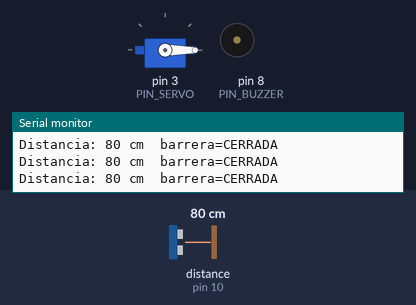
This sketch was run on a simulated Arduino Uno, built with avr-gcc and run on an emulated ATmega328P. Parts: servo, buzzer (waves = sounding), the last lines printed to the serial monitor. Wiring (inferred from the names in the program): ultrasonic range finder: trigger pin 9; echo pin 10. Inputs (shaded band) come from the test bench; at power-on: distance to the obstacle (sensor on pin 10) 80 cm. The echo pulse lasts 58.3 µs per cm.

Above: at 1.2 s.
1.3 s: distance to the obstacle (sensor on pin 10) set to 18 cm
2.8 s: distance to the obstacle (sensor on pin 10) set to 14 cm
At 3.7 s:
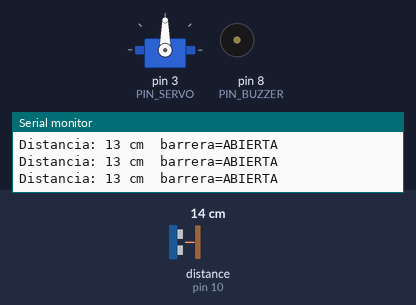
4.4 s: distance to the obstacle (sensor on pin 10) set to 19 cm
5.9 s: distance to the obstacle (sensor on pin 10) set to 24 cm
At 5.97 s:
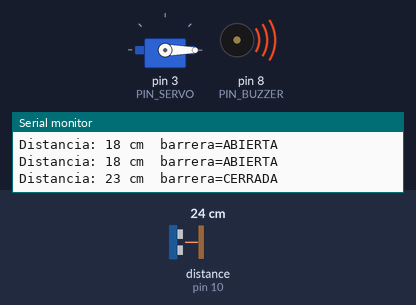
7.5 s: distance to the obstacle (sensor on pin 10) set to 2 cm
At 7.57 s:
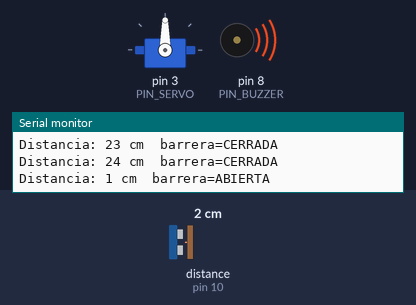
9.1 s: distance to the obstacle (sensor on pin 10) set to 35 cm
At 9.8 s:
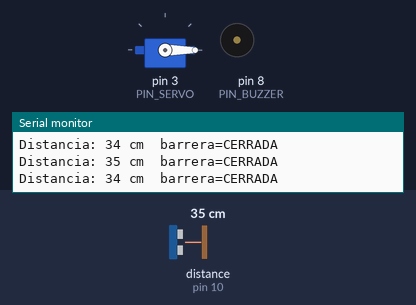
Timing chart, 0 to 11.7 s (numbered marks = the images above; inputs shaded):
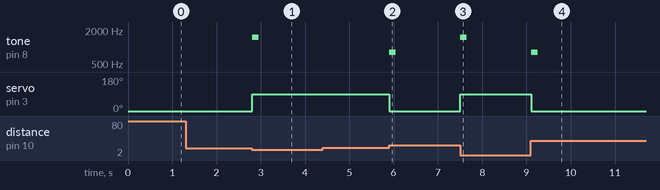

The sketch:

14_servo_buzzer.ino
```cpp
/*
 * 14_servo_buzzer.ino - Barrera con servo y aviso sonoro
 * Monitoria: Instalacion y manejo de Arduino - Intro. Ing. Electronica (UNAL)
 * Placa: Arduino UNO R3
 * Concepto: integrar sensor, servo y buzzer en un solo programa no bloqueante
 * Conexiones:
 *   HC-SR04 VCC -> 5V
 *   HC-SR04 GND -> GND
 *   HC-SR04 TRIG -> D9
 *   HC-SR04 ECHO -> D10
 *   Servo senal -> D3
 *   Servo VCC -> fuente externa de 5 V
 *   Buzzer pasivo -> D8
 *   Servo GND y HC-SR04 GND -> GND del Arduino (GND comun)
 *
 * OJO: el servo NO se alimenta del pin 5V del Arduino. Consume picos de
 *      500 mA y reinicia la placa. Usa una fuente externa de 5 V con GND comun.
 *
 * Buzzer pasivo: necesita una frecuencia (tone). Un buzzer activo solo necesita
 * HIGH; en ese caso cambia tone() por digitalWrite y noTone() por LOW.
 *
 * Aviso sonoro: un pitido agudo al abrir y otro grave al cerrar. El pitido se
 * apaga con millis(), no con delay(), para no frenar la medicion.
 */

#include <Servo.h>                    // libreria que genera el pulso del servo

// ---------- NUMEROS DE LOS PINES ----------
const uint8_t TRIG       = 9;         // TRIG: el Arduino manda el disparo
const uint8_t ECHO       = 10;        // ECHO: el sensor responde
const uint8_t PIN_SERVO  = 3;         // senal del servo (D3 admite PWM)
const uint8_t PIN_BUZZER = 8;         // buzzer pasivo

// ---------- VALORES QUE PODEMOS CAMBIAR ----------
const uint16_t CERCA_CM = 15;         // si algo esta a menos de 15 cm, abre
const uint16_t LEJOS_CM = 20;         // si se aleja mas de 20 cm, cierra (histeresis)
const uint16_t INTERVALO_MS = 100;    // mide cada 100 ms

// ---------- ANGULOS DE LA BARRA ----------
const uint8_t ANGULO_CERRADO = 0;     // barra horizontal: paso bloqueado
const uint8_t ANGULO_ABIERTO = 90;    // barra levantada: paso libre

// ---------- SONIDOS ----------
const uint16_t FREQ_ABRE   = 1500;    // Hz al abrir (agudo)
const uint16_t FREQ_CIERRA = 800;     // Hz al cerrar (grave)
const uint16_t DURACION_MS = 150;     // cuanto dura cada pitido

// ---------- MEMORIA DEL PROGRAMA ----------
Servo barrera;                        // objeto que controla el servo
bool abierta = false;                 // estado actual de la barrera
unsigned long tUltimo = 0;            // instante de la ultima medida

bool pitando = false;                 // hay un pitido en curso
unsigned long tPitido = 0;            // instante en que empezo el pitido

// Devuelve la distancia en cm, o -1 si no hubo eco
long medirDistanciaCm() {
    digitalWrite(TRIG, LOW);          // asegura el nivel bajo antes de disparar
    delayMicroseconds(2);

    digitalWrite(TRIG, HIGH);         // pulso de 10 us dispara la medicion
    delayMicroseconds(10);
    digitalWrite(TRIG, LOW);

    // Espera el pulso de eco. Timeout de 30 ms (~5 m maximo)
    unsigned long duracion = pulseIn(ECHO, HIGH, 30000);

    if (duracion == 0) {              // sin eco: objeto lejos o cable suelto
        return -1;
    }
    return duracion / 58;             // 58 us por cm (ida y vuelta del sonido)
}

// Arranca un pitido sin bloquear el programa
void pitido(uint16_t frecuencia) {
    tone(PIN_BUZZER, frecuencia);     // genera la onda cuadrada
    tPitido = millis();               // guarda cuando empezo
    pitando = true;                   // marca que hay un pitido activo
}

void setup() {
    pinMode(TRIG, OUTPUT);            // TRIG manda senal: salida
    pinMode(ECHO, INPUT);             // ECHO recibe senal: entrada
    pinMode(PIN_BUZZER, OUTPUT);      // buzzer: salida

    barrera.attach(PIN_SERVO);        // enlaza el servo al pin D3
    barrera.write(ANGULO_CERRADO);    // arranca con la barra cerrada

    Serial.begin(9600);               // abre el monitor serial
    Serial.println(F("Barrera con aviso sonoro lista. Acerca la mano al sensor."));
}

void loop() {
    // 1. apaga el pitido cuando ya paso su duracion (no bloqueante)
    if (pitando && millis() - tPitido >= DURACION_MS) {
        noTone(PIN_BUZZER);           // silencia el buzzer
        pitando = false;              // ya no hay pitido activo
    }

    // 2. mide cada 100 ms
    if (millis() - tUltimo < INTERVALO_MS) {
        return;
    }
    tUltimo = millis();

    long distancia = medirDistanciaCm();        // lectura del sensor

    if (distancia < 0) {                        // no hubo eco
        Serial.println(F("Sin eco"));
        return;
    }

    // 3. decide con histeresis y avisa con un sonido distinto cada caso
    if (!abierta && distancia < CERCA_CM) {
        abierta = true;
        barrera.write(ANGULO_ABIERTO);          // levanta la barra
        pitido(FREQ_ABRE);                      // pitido agudo al abrir
    } else if (abierta && distancia > LEJOS_CM) {
        abierta = false;
        barrera.write(ANGULO_CERRADO);          // baja la barra
        pitido(FREQ_CIERRA);                    // pitido grave al cerrar
    }

    // 4. muestra el estado en el monitor serial
    Serial.print(F("Distancia: "));
    Serial.print(distancia);
    Serial.print(F(" cm  barrera="));
    Serial.println(abierta ? F("ABIERTA") : F("CERRADA"));
}
```

Measured:
- the behaviour switches between 16 and 15 cm on distance to the obstacle (sensor on pin 10) (found by bisection; images 0 and 1)
- the behaviour switches between 21 and 22 cm on distance to the obstacle (sensor on pin 10) (found by bisection; images 1 and 2)
- after the input at 2.8 s, tone on pin 8 (PIN_BUZZER): silent → 1500 Hz at once, → silent 0.15 s later; servo on pin 3 (PIN_SERVO): 0° → 90° at once
- after the input at 5.9 s, tone on pin 8 (PIN_BUZZER): silent → 800 Hz at once, → silent 0.15 s later; servo on pin 3 (PIN_SERVO): 90° → 0° at once
- after the input at 7.5 s, tone on pin 8 (PIN_BUZZER): silent → 1500 Hz at once, → silent 0.15 s later; servo on pin 3 (PIN_SERVO): 0° → 90° at once
- after the input at 9.1 s, tone on pin 8 (PIN_BUZZER): silent → 800 Hz at once, → silent 0.15 s later; servo on pin 3 (PIN_SERVO): 90° → 0° at once
